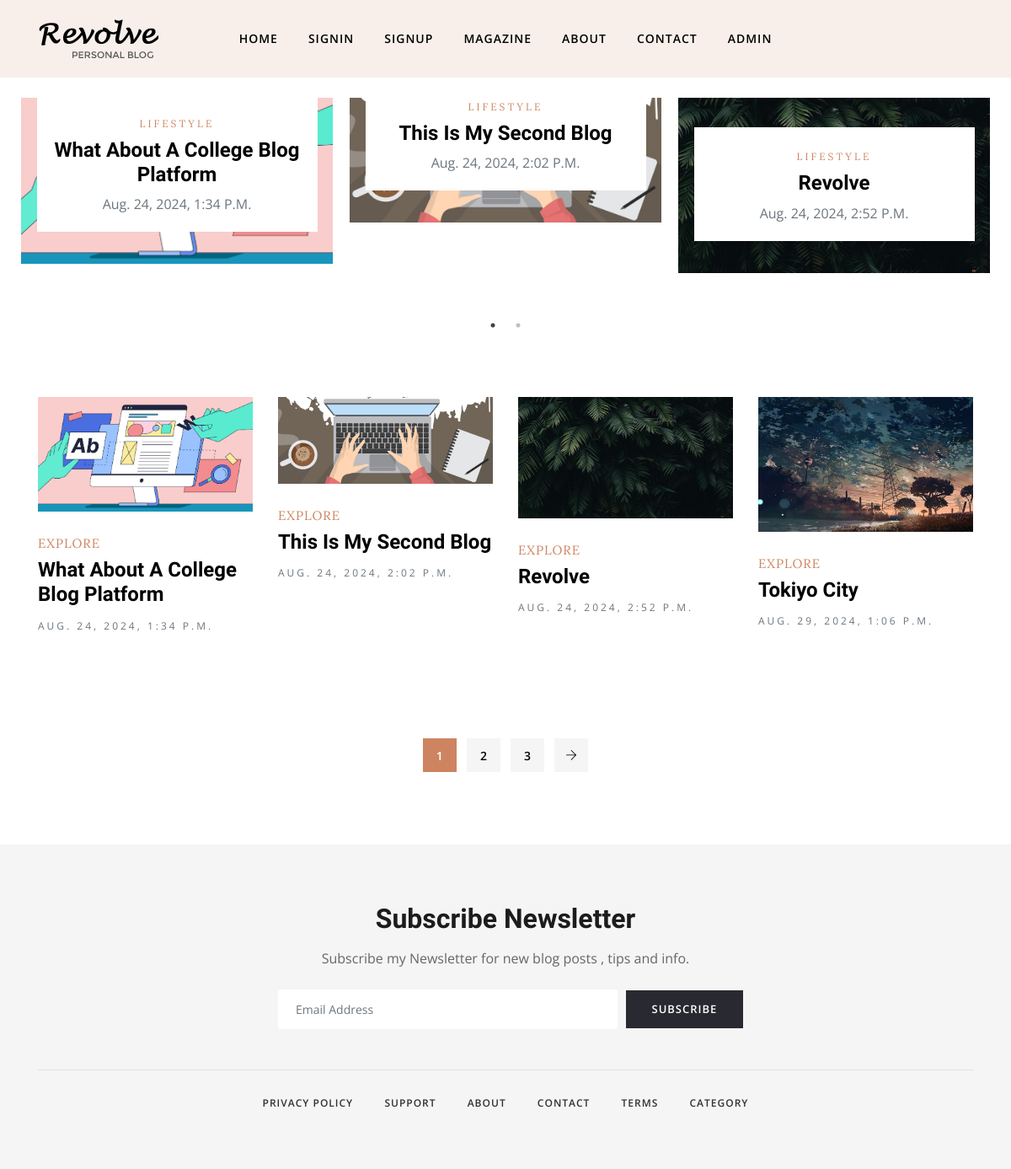
The page / on the database its author committed.
### posts/models.py (models this page shows, shortened)
class post(models.Model):
    STATUS_CHOICES = [
        ('Pending', 'Pending'),
        ('Approved', 'Approved'),
        ('Rejected', 'Rejected'),
    ]
    id = models.AutoField(primary_key=True)
    user = models.ForeignKey('register.Profile', on_delete=models.CASCADE)
    title = models.CharField(max_length=50)
    content = models.TextField()
    blog_picture = models.ImageField(upload_to='blog_pictures/')
    created_at = models.DateTimeField(auto_now_add=True)
    like = models.PositiveIntegerField(default=0)
    status = models.CharField(max_length=10, choices=STATUS_CHOICES, default='Pending')
    admin_comment = models.TextField(blank=True, null=True)

### register/views.py (the view)
# urls.py: path('',views.index,name='index'),
def index(request):
    pst = post.objects.filter(status='Approved')
    return render(request,'index.html',{'key':pst})

### templates/index.html (shortened to what this page needs)
{% load static %}
<!DOCTYPE html>
<html lang="en">
<head>
	<link rel="stylesheet" href={% static "plugins/bootstrap/css/bootstrap.min.css" %}>
	<link rel="stylesheet" href={% static "plugins/themify/css/themify-icons.css" %}>
	<link rel="stylesheet" href={% static "plugins/slick-carousel/slick-theme.css" %}>
	<link rel="stylesheet" href={% static "plugins/slick-carousel/slick.css"  %}>
	<link rel="stylesheet" href={% static "plugins/owl-carousel/owl.carousel.min.css" %}>
	<link rel="stylesheet" href={% static "plugins/owl-carousel/owl.theme.default.min.css" %}>
	<link rel="stylesheet" href={% static "plugins/magnific-popup/magnific-popup.css" %}>
	<link rel="stylesheet" href={% static "css/style.css" %}>
</head>
<body>
	<header class="header-top bg-grey justify-content-center">
		<div class="container">
			<div class="row align-items-center">
				<div class="col-lg-2 col-md-4 text-center d-none d-lg-block">
					<a class="navbar-brand " href="index.html">
						<img src={% static "images/logo.png" %} alt="" class="img-fluid">
					</a>
				</div>
				<div class="col-lg-8 col-md-12">
					<nav class="navbar navbar-expand-lg navigation-2 navigation">
						<div class="collapse navbar-collapse" id="navbar-collapse">
							<ul id="menu" class="menu navbar-nav mx-auto">
								<li class="nav-item dropdown">
									<a class="nav-link dropdown-toggle" href={% url 'index' %} id="navbarDropdown" role="button" data-toggle="dropdown"
										aria-haspopup="true" aria-expanded="false">
										Home
									</a>
								</li>
								<li class="nav-item"><a href={% url 'signin' %} class="nav-link">Signin</a></li>
								<li class="nav-item"><a href={% url 'register' %} class="nav-link">Signup</a></li>
								<li class="nav-item"><a href={% url 'magazine' %} class="nav-link">Magazine</a></li>
								<li class="nav-item"><a href={% url 'about' %} class="nav-link">About</a></li>
								<li class="nav-item"><a href={% url 'contact' %} class="nav-link">Contact</a></li>
								<li class="nav-item"><a href={% url 'super' %} class="nav-link">Admin</a></li>
							</ul>
						</div>
					</nav>
				</div>
			</div>
		</div>
	</header>
	<section class="slider mt-4">
		<div class="container-fluid">
			<div class="row no-gutters">
				<div class="col-lg-12 col-sm-12 col-md-12 slider-wrap">
					{% for post in key|slice:":5" %}
					<div class="slider-item">
						<div class="slider-item-content">
							<div class="post-thumb mb-4">
								<a href={% url 'single' post.id %}>
							</div>
							<div class="slider-post-content">
								<span class="cat-name text-color font-sm font-extra text-uppercase letter-spacing">Lifestyle</span>
								<h3 class="post-title mt-1"><a href={% url 'single' post.id %}>{{ post.title }}</a></h3>
								<span class=" text-muted  text-capitalize">{{ post.created_at }}</span>
							</div>
						</div>
					</div>
					{% endfor %}
				</div>
			</div>
		</div>
	</section>
	<section class="section-padding">
		<div class="container">
			<div class="row">
				<div class="col-lg-12 col-md-12 col-sm-12 col-xs-12">
					<div class="row">
						{% for j in key  %}
						<div class="col-lg-3 col-md-6">
							<article class="post-grid mb-5">
								<a class="post-thumb mb-4 d-block" href={% url 'single' j.id %}>
									<img src={{ j.blog_picture.url }} alt="" class="img-fluid w-100">
								<span class="cat-name text-color font-extra text-sm text-uppercase letter-spacing-1">Explore</span>
								<h3 class="post-title mt-1"><a href={% url 'single' j.id %}>{{ j.title }}</a></h3>
								<span class="text-muted letter-spacing text-uppercase font-sm">{{ j.created_at }}</span>
							</article>
						</div>
						{% endfor %}
					</div>
				</div>
				<div class="m-auto">
					<div class="pagination mt-5 pt-4">
						<ul class="list-inline ">
							<li class="list-inline-item"><a href="#" class="active">1</a></li>
							<li class="list-inline-item"><a href="#">2</a></li>
							<li class="list-inline-item"><a href="#">3</a></li>
							<li class="list-inline-item"><a href="#" class="prev-posts"><i class="ti-arrow-right"></i></a></li>
						</ul>
					</div>
				</div>
			</div>
		</div>
	</section>
	<section class="footer-2 section-padding gray-bg pb-5">
		<div class="container">
			<div class="row justify-content-center">
				<div class="col-lg-6">
					<div class="subscribe-footer text-center">
						<div class="form-group mb-0">
							<h2 class="mb-3">Subscribe Newsletter</h2>
							<p class="mb-4">Subscribe my Newsletter for new blog posts , tips and info.
							<p>
							<div class="form-group form-row align-items-center mb-0">
								<div class="col-sm-9">
									<input type="email" class="form-control" placeholder="Email Address">
								</div>
								<div class="col-sm-3">
									<a href="#" class="btn btn-dark ">Subscribe</a>
								</div>
							</div>
						</div>
					</div>
				</div>
			</div>
			<div class="footer-btm mt-5 pt-4 border-top">
				<div class="row">
					<div class="col-lg-12">
						<ul class="list-inline footer-socials-2 text-center">
							<li class="list-inline-item"><a href="#">Privacy policy</a></li>
							<li class="list-inline-item"><a href="#">Support</a></li>
							<li class="list-inline-item"><a href="#">About</a></li>
							<li class="list-inline-item"><a href="#">Contact</a></li>
							<li class="list-inline-item"><a href="#">Terms</a></li>
							<li class="list-inline-item"><a href="#">Category</a></li>
						</ul>
					</div>
				</div>
				<div class="row justify-content-center">
					<div class="col-lg-6">
					</div>
				</div>
			</div>
		</div>
	</section>
</body>
</html>

### static/css/style.css (style rules this page uses)
body, p { font-family: "Open Sans", sans-serif; line-height: 26px; font-size: 16px; text-rendering: optimizeLegibility; color: #666; font-weight: 400; }
html { overflow-x: hidden; width: 100%; height: 100%; }
h1, .h1, h2, .h2, h3, .h3, h4, .h4, h5, .h5, h6, .h6 { color: #1c1c1c; font-weight: 600; font-family: "Unna", serif; }
h2, .h2 { font-size: 32px; line-height: 36px; font-weight: 700; }
h3, .h3 { font-size: 24px; font-weight: 700; }
.font-extra { font-family: "Lora", serif; }
body { background: #fff; color: #575769; }
html, body { height: 100%; }
a { transition: all 0.3s ease-in-out; color: #000; }
a:link, a:visited { text-decoration: none; }
.section-padding { padding: 70px 0; position: relative; }
.form-control { box-shadow: none; border: 1px solid transparent; padding: 12px 20px; background: #f0f1f4; font-size: 14px; border-radius: 2px; }
.btn { border-radius: 0px; padding: 10px 30px; font-weight: 600; text-transform: uppercase; color: #fff; transition: 350ms; letter-spacing: 1px; font-size: 13px; border: 1px solid transparent; }
.btn-dark { background: #292931; }
.slick-slide { outline: 0; }
.letter-spacing { letter-spacing: 3px; }
.font-sm { font-size: 12px !important; }
.text-color { color: #ce8460; }
.bg-grey { background: #f8efea; }
.gray-bg { background: #f5f5f5; }
.navigation .menu { padding: 0px; }
.navigation .menu li { text-align: left; padding: 0px 10px; }
.navigation .menu li a { color: #000; display: inline-block; line-height: 26px; letter-spacing: 1px; }
.navigation .menu .dropdown-toggle::after { display: none; }
.navigation .menu .dropdown { position: relative; }
.dropdown-toggle::after { display: none; }
.navbar-nav .nav-link { transition: all 500ms ease; -moz-transition: all 500ms ease; -webkit-transition: all 500ms ease; -ms-transition: all 500ms ease; -o-transition: all 500ms ease; font-family: "Open Sans", sans-serif; text-transform: uppercase; font-size: 14px; font-weight: 600; padding: 25px 0px; }
.header-top { position: relative !important; }
.navigation-2.navigation .nav-link { padding: 25px 8px; }
.slider-item { margin: 0px 10px; }
.slider-item-content { position: relative; }
.slider-post-content { position: absolute; bottom: 38px; padding: 20px; background: #fff; width: 90%; text-align: center; margin: 0 auto; left: 0px; right: 0px; }
.pagination ul li a { width: 40px; height: 40px; background: #f5f5f5; display: inline-block; text-align: center; font-weight: 600; padding-top: 8px; font-size: 14px; }
.pagination ul li a.active { background: #ce8460; color: #fff; border-color: #ce8460; }
.post-title { text-transform: capitalize; }
.letter-spacing-1 { letter-spacing: 1px; }
.post-grid span { font-size: 15px; }
.footer-socials li, .footer-socials-2 li { margin: 0px 25px; }
.footer-socials li a, .footer-socials-2 li a { text-transform: uppercase; font-size: 12px; letter-spacing: 1px; font-weight: 600; }
.footer-socials-2 li a { color: #000; opacity: 0.8; }
.subscribe-footer .form-control { background: #fff; }
.subscribe-footer .btn { padding-top: 12px; padding-bottom: 12px; }

### rows shown on the page
post: title "What About A College Blog Platform", created_at "Aug. 24, 2024, 1:34 P.m.", blog_picture (picture), created_at "AUG. 24, 2024, 1:34 P.M."
post: title "This Is My Second Blog", created_at "Aug. 24, 2024, 2:02 P.m.", blog_picture (picture), created_at "AUG. 24, 2024, 2:02 P.M."
post: title "Revolve", created_at "Aug. 24, 2024, 2:52 P.m.", blog_picture (picture), created_at "AUG. 24, 2024, 2:52 P.M."
post: blog_picture (picture), title "Tokiyo City", created_at "AUG. 29, 2024, 1:06 P.M."
